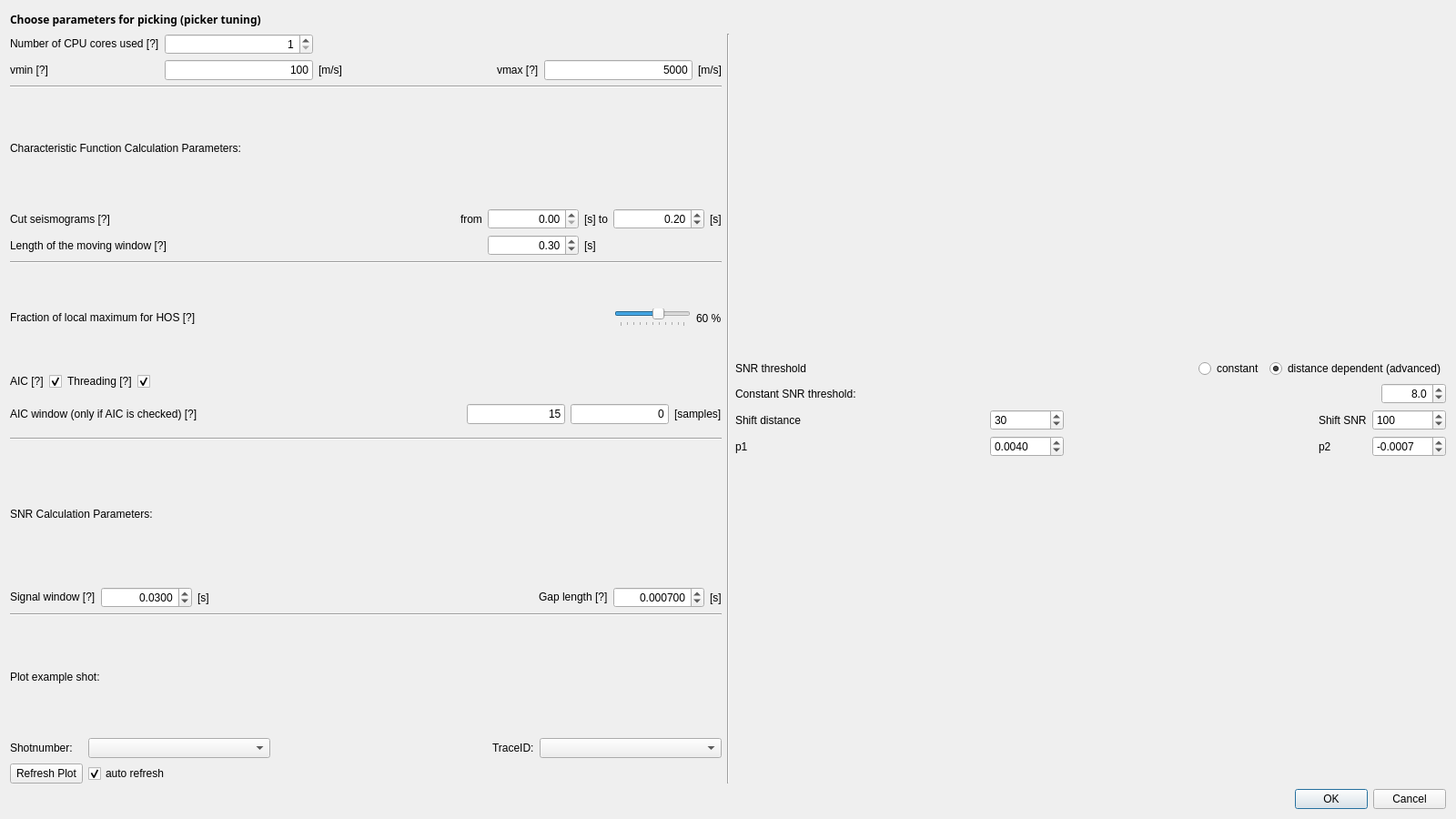
<?xml version="1.0" encoding="UTF-8"?>
<ui version="4.0">
 <class>picking_parameters</class>
 <widget class="QDialog" name="picking_parameters">
  <property name="geometry">
   <rect>
    <x>0</x>
    <y>0</y>
    <width>1600</width>
    <height>900</height>
   </rect>
  </property>
  <property name="minimumSize">
   <size>
    <width>640</width>
    <height>480</height>
   </size>
  </property>
  <property name="windowTitle">
   <string>Picking Parameters</string>
  </property>
  <layout class="QVBoxLayout" name="verticalLayout_3">
   <item>
    <widget class="QLabel" name="label_7">
     <property name="sizePolicy">
      <sizepolicy hsizetype="Preferred" vsizetype="Fixed">
       <horstretch>0</horstretch>
       <verstretch>0</verstretch>
      </sizepolicy>
     </property>
     <property name="minimumSize">
      <size>
       <width>0</width>
       <height>20</height>
      </size>
     </property>
     <property name="font">
      <font>
       <family>Sans Serif</family>
       <weight>75</weight>
       <bold>true</bold>
      </font>
     </property>
     <property name="text">
      <string>Choose parameters for picking (picker tuning)</string>
     </property>
    </widget>
   </item>
   <item>
    <layout class="QHBoxLayout" name="horizontalLayout" stretch="1,0,1">
     <item>
      <layout class="QVBoxLayout" name="verticalLayout_2" stretch="0,0,0,0,0,0,0,0,0,1">
       <item>
        <layout class="QGridLayout" name="gridLayout">
         <item row="1" column="3">
          <spacer name="horizontalSpacer_7">
           <property name="orientation">
            <enum>Qt::Horizontal</enum>
           </property>
           <property name="sizeHint" stdset="0">
            <size>
             <width>40</width>
             <height>20</height>
            </size>
           </property>
          </spacer>
         </item>
         <item row="0" column="1">
          <widget class="QSpinBox" name="ncores">
           <property name="minimumSize">
            <size>
             <width>0</width>
             <height>20</height>
            </size>
           </property>
           <property name="alignment">
            <set>Qt::AlignRight|Qt::AlignTrailing|Qt::AlignVCenter</set>
           </property>
           <property name="minimum">
            <number>1</number>
           </property>
           <property name="maximum">
            <number>10000</number>
           </property>
          </widget>
         </item>
         <item row="1" column="0">
          <widget class="QLabel" name="label_2">
           <property name="sizePolicy">
            <sizepolicy hsizetype="Preferred" vsizetype="Fixed">
             <horstretch>0</horstretch>
             <verstretch>0</verstretch>
            </sizepolicy>
           </property>
           <property name="minimumSize">
            <size>
             <width>0</width>
             <height>20</height>
            </size>
           </property>
           <property name="toolTip">
            <string>&lt;html&gt;&lt;head/&gt;&lt;body&gt;&lt;p&gt;Minimum permitted direct velocity (&lt;span style=&quot; font-weight:600;&quot;&gt;apparent&lt;/span&gt;&lt;span style=&quot; font-weight:600;&quot;&gt;velocity&lt;/span&gt; calculated on direct distance between source and receiver!).&lt;/p&gt;&lt;/body&gt;&lt;/html&gt;</string>
           </property>
           <property name="text">
            <string>vmin [?]</string>
           </property>
          </widget>
         </item>
         <item row="1" column="5">
          <widget class="QLineEdit" name="lineEdit_vmax">
           <property name="minimumSize">
            <size>
             <width>100</width>
             <height>20</height>
            </size>
           </property>
           <property name="text">
            <string>5000</string>
           </property>
           <property name="alignment">
            <set>Qt::AlignRight|Qt::AlignTrailing|Qt::AlignVCenter</set>
           </property>
          </widget>
         </item>
         <item row="1" column="6">
          <widget class="QLabel" name="label_20">
           <property name="minimumSize">
            <size>
             <width>0</width>
             <height>20</height>
            </size>
           </property>
           <property name="text">
            <string>[m/s]</string>
           </property>
          </widget>
         </item>
         <item row="1" column="4">
          <widget class="QLabel" name="label_3">
           <property name="sizePolicy">
            <sizepolicy hsizetype="Preferred" vsizetype="Fixed">
             <horstretch>0</horstretch>
             <verstretch>0</verstretch>
            </sizepolicy>
           </property>
           <property name="minimumSize">
            <size>
             <width>0</width>
             <height>20</height>
            </size>
           </property>
           <property name="toolTip">
            <string>&lt;html&gt;&lt;head/&gt;&lt;body&gt;&lt;p&gt;Maximum permitted direct velocity (&lt;span style=&quot; font-weight:600;&quot;&gt;apparent&lt;/span&gt;&lt;span style=&quot; font-weight:600;&quot;&gt;velocity&lt;/span&gt; calculated on direct distance between source and receiver!).&lt;/p&gt;&lt;/body&gt;&lt;/html&gt;</string>
           </property>
           <property name="text">
            <string>vmax [?]</string>
           </property>
          </widget>
         </item>
         <item row="1" column="2">
          <widget class="QLabel" name="label_19">
           <property name="minimumSize">
            <size>
             <width>0</width>
             <height>20</height>
            </size>
           </property>
           <property name="text">
            <string>[m/s]</string>
           </property>
          </widget>
         </item>
         <item row="0" column="0">
          <widget class="QLabel" name="label">
           <property name="sizePolicy">
            <sizepolicy hsizetype="Preferred" vsizetype="Fixed">
             <horstretch>0</horstretch>
             <verstretch>0</verstretch>
            </sizepolicy>
           </property>
           <property name="minimumSize">
            <size>
             <width>0</width>
             <height>20</height>
            </size>
           </property>
           <property name="toolTip">
            <string>&lt;html&gt;&lt;head/&gt;&lt;body&gt;&lt;p&gt;Amount of CPU kernels used/processes spawned for picking algorithm.&lt;/p&gt;&lt;/body&gt;&lt;/html&gt;</string>
           </property>
           <property name="text">
            <string>Number of CPU cores used [?]</string>
           </property>
          </widget>
         </item>
         <item row="1" column="1">
          <widget class="QLineEdit" name="lineEdit_vmin">
           <property name="minimumSize">
            <size>
             <width>100</width>
             <height>20</height>
            </size>
           </property>
           <property name="text">
            <string>100</string>
           </property>
           <property name="alignment">
            <set>Qt::AlignRight|Qt::AlignTrailing|Qt::AlignVCenter</set>
           </property>
          </widget>
         </item>
        </layout>
       </item>
       <item>
        <widget class="Line" name="line_2">
         <property name="orientation">
          <enum>Qt::Horizontal</enum>
         </property>
        </widget>
       </item>
       <item>
        <layout class="QVBoxLayout" name="verticalLayout_4">
         <item>
          <widget class="QLabel" name="label_15">
           <property name="sizePolicy">
            <sizepolicy hsizetype="Preferred" vsizetype="Minimum">
             <horstretch>0</horstretch>
             <verstretch>0</verstretch>
            </sizepolicy>
           </property>
           <property name="minimumSize">
            <size>
             <width>0</width>
             <height>20</height>
            </size>
           </property>
           <property name="text">
            <string>Characteristic Function Calculation Parameters:</string>
           </property>
          </widget>
         </item>
         <item>
          <layout class="QGridLayout" name="gridLayout_3">
           <item row="0" column="4">
            <widget class="QLabel" name="label_21">
             <property name="sizePolicy">
              <sizepolicy hsizetype="Fixed" vsizetype="Preferred">
               <horstretch>0</horstretch>
               <verstretch>0</verstretch>
              </sizepolicy>
             </property>
             <property name="minimumSize">
              <size>
               <width>0</width>
               <height>20</height>
              </size>
             </property>
             <property name="text">
              <string>[s] to</string>
             </property>
            </widget>
           </item>
           <item row="1" column="3">
            <widget class="QDoubleSpinBox" name="doubleSpinBox_tmovwind">
             <property name="minimumSize">
              <size>
               <width>0</width>
               <height>20</height>
              </size>
             </property>
             <property name="maximumSize">
              <size>
               <width>100</width>
               <height>16777215</height>
              </size>
             </property>
             <property name="alignment">
              <set>Qt::AlignRight|Qt::AlignTrailing|Qt::AlignVCenter</set>
             </property>
             <property name="decimals">
              <number>2</number>
             </property>
             <property name="minimum">
              <double>0.000000000000000</double>
             </property>
             <property name="maximum">
              <double>10000.000000000000000</double>
             </property>
             <property name="singleStep">
              <double>0.010000000000000</double>
             </property>
             <property name="value">
              <double>0.300000000000000</double>
             </property>
            </widget>
           </item>
           <item row="0" column="5">
            <widget class="QDoubleSpinBox" name="doubleSpinBox_cut_right">
             <property name="sizePolicy">
              <sizepolicy hsizetype="Fixed" vsizetype="Fixed">
               <horstretch>0</horstretch>
               <verstretch>0</verstretch>
              </sizepolicy>
             </property>
             <property name="minimumSize">
              <size>
               <width>100</width>
               <height>20</height>
              </size>
             </property>
             <property name="maximumSize">
              <size>
               <width>100</width>
               <height>16777215</height>
              </size>
             </property>
             <property name="alignment">
              <set>Qt::AlignRight|Qt::AlignTrailing|Qt::AlignVCenter</set>
             </property>
             <property name="decimals">
              <number>2</number>
             </property>
             <property name="minimum">
              <double>0.000000000000000</double>
             </property>
             <property name="maximum">
              <double>10000.000000000000000</double>
             </property>
             <property name="singleStep">
              <double>0.010000000000000</double>
             </property>
             <property name="value">
              <double>0.200000000000000</double>
             </property>
            </widget>
           </item>
           <item row="0" column="2">
            <widget class="QLabel" name="label_29">
             <property name="sizePolicy">
              <sizepolicy hsizetype="Fixed" vsizetype="Preferred">
               <horstretch>0</horstretch>
               <verstretch>0</verstretch>
              </sizepolicy>
             </property>
             <property name="minimumSize">
              <size>
               <width>0</width>
               <height>20</height>
              </size>
             </property>
             <property name="text">
              <string>from</string>
             </property>
            </widget>
           </item>
           <item row="0" column="0">
            <widget class="QLabel" name="label_16">
             <property name="minimumSize">
              <size>
               <width>0</width>
               <height>20</height>
              </size>
             </property>
             <property name="toolTip">
              <string>&lt;html&gt;&lt;head/&gt;&lt;body&gt;&lt;p&gt;Take only a part of the trace from [...] to [...] seconds.&lt;/p&gt;&lt;/body&gt;&lt;/html&gt;</string>
             </property>
             <property name="text">
              <string>Cut seismograms [?]</string>
             </property>
            </widget>
           </item>
           <item row="1" column="0">
            <widget class="QLabel" name="label_23">
             <property name="minimumSize">
              <size>
               <width>0</width>
               <height>20</height>
              </size>
             </property>
             <property name="toolTip">
              <string>&lt;html&gt;&lt;head/&gt;&lt;body&gt;&lt;p&gt;Length of the moving window used for calculation of the characteristic function.&lt;/p&gt;&lt;/body&gt;&lt;/html&gt;</string>
             </property>
             <property name="text">
              <string>Length of the moving window [?]</string>
             </property>
            </widget>
           </item>
           <item row="0" column="6">
            <widget class="QLabel" name="label_22">
             <property name="sizePolicy">
              <sizepolicy hsizetype="Fixed" vsizetype="Preferred">
               <horstretch>0</horstretch>
               <verstretch>0</verstretch>
              </sizepolicy>
             </property>
             <property name="minimumSize">
              <size>
               <width>0</width>
               <height>20</height>
              </size>
             </property>
             <property name="text">
              <string>[s]</string>
             </property>
            </widget>
           </item>
           <item row="0" column="3">
            <widget class="QDoubleSpinBox" name="doubleSpinBox_cut_left">
             <property name="sizePolicy">
              <sizepolicy hsizetype="Fixed" vsizetype="Fixed">
               <horstretch>0</horstretch>
               <verstretch>0</verstretch>
              </sizepolicy>
             </property>
             <property name="minimumSize">
              <size>
               <width>100</width>
               <height>20</height>
              </size>
             </property>
             <property name="maximumSize">
              <size>
               <width>100</width>
               <height>16777215</height>
              </size>
             </property>
             <property name="alignment">
              <set>Qt::AlignRight|Qt::AlignTrailing|Qt::AlignVCenter</set>
             </property>
             <property name="decimals">
              <number>2</number>
             </property>
             <property name="minimum">
              <double>0.000000000000000</double>
             </property>
             <property name="maximum">
              <double>10000.000000000000000</double>
             </property>
             <property name="singleStep">
              <double>0.010000000000000</double>
             </property>
             <property name="value">
              <double>0.000000000000000</double>
             </property>
            </widget>
           </item>
           <item row="1" column="4">
            <widget class="QLabel" name="label_24">
             <property name="minimumSize">
              <size>
               <width>0</width>
               <height>20</height>
              </size>
             </property>
             <property name="text">
              <string>[s]</string>
             </property>
            </widget>
           </item>
           <item row="0" column="1">
            <spacer name="horizontalSpacer_9">
             <property name="orientation">
              <enum>Qt::Horizontal</enum>
             </property>
             <property name="sizeHint" stdset="0">
              <size>
               <width>40</width>
               <height>20</height>
              </size>
             </property>
            </spacer>
           </item>
          </layout>
         </item>
        </layout>
       </item>
       <item>
        <widget class="Line" name="line_3">
         <property name="orientation">
          <enum>Qt::Horizontal</enum>
         </property>
        </widget>
       </item>
       <item>
        <layout class="QGridLayout" name="gridLayout_7">
         <item row="0" column="0">
          <layout class="QHBoxLayout" name="horizontalLayout_2">
           <item>
            <widget class="QLabel" name="label_4">
             <property name="sizePolicy">
              <sizepolicy hsizetype="Preferred" vsizetype="Fixed">
               <horstretch>0</horstretch>
               <verstretch>0</verstretch>
              </sizepolicy>
             </property>
             <property name="minimumSize">
              <size>
               <width>0</width>
               <height>20</height>
              </size>
             </property>
             <property name="toolTip">
              <string>Value between 1 and 100 % for threshold picking algorithm (Default = 60%).</string>
             </property>
             <property name="text">
              <string>Fraction of local maximum for HOS [?]</string>
             </property>
            </widget>
           </item>
           <item>
            <spacer name="horizontalSpacer_10">
             <property name="orientation">
              <enum>Qt::Horizontal</enum>
             </property>
             <property name="sizeHint" stdset="0">
              <size>
               <width>40</width>
               <height>20</height>
              </size>
             </property>
            </spacer>
           </item>
           <item>
            <layout class="QHBoxLayout" name="horizontalLayout_11">
             <item>
              <widget class="QSlider" name="slider_folm">
               <property name="sizePolicy">
                <sizepolicy hsizetype="Fixed" vsizetype="Fixed">
                 <horstretch>0</horstretch>
                 <verstretch>0</verstretch>
                </sizepolicy>
               </property>
               <property name="minimumSize">
                <size>
                 <width>0</width>
                 <height>20</height>
                </size>
               </property>
               <property name="minimum">
                <number>1</number>
               </property>
               <property name="maximum">
                <number>100</number>
               </property>
               <property name="value">
                <number>60</number>
               </property>
               <property name="orientation">
                <enum>Qt::Horizontal</enum>
               </property>
               <property name="tickPosition">
                <enum>QSlider::TicksBelow</enum>
               </property>
               <property name="tickInterval">
                <number>10</number>
               </property>
              </widget>
             </item>
             <item>
              <widget class="QLabel" name="label_folm">
               <property name="minimumSize">
                <size>
                 <width>0</width>
                 <height>20</height>
                </size>
               </property>
               <property name="text">
                <string>60 %</string>
               </property>
               <property name="alignment">
                <set>Qt::AlignLeading|Qt::AlignLeft|Qt::AlignVCenter</set>
               </property>
              </widget>
             </item>
            </layout>
           </item>
          </layout>
         </item>
         <item row="2" column="0">
          <layout class="QGridLayout" name="gridLayout_4">
           <item row="0" column="1">
            <layout class="QGridLayout" name="gridLayout_5" columnstretch="1,0,0">
             <item row="0" column="2">
              <widget class="QLineEdit" name="lineEdit_aicright">
               <property name="minimumSize">
                <size>
                 <width>0</width>
                 <height>20</height>
                </size>
               </property>
               <property name="text">
                <string>0</string>
               </property>
               <property name="alignment">
                <set>Qt::AlignRight|Qt::AlignTrailing|Qt::AlignVCenter</set>
               </property>
              </widget>
             </item>
             <item row="0" column="1">
              <widget class="QLineEdit" name="lineEdit_aicleft">
               <property name="minimumSize">
                <size>
                 <width>0</width>
                 <height>20</height>
                </size>
               </property>
               <property name="text">
                <string>15</string>
               </property>
               <property name="alignment">
                <set>Qt::AlignRight|Qt::AlignTrailing|Qt::AlignVCenter</set>
               </property>
              </widget>
             </item>
             <item row="0" column="0">
              <spacer name="horizontalSpacer">
               <property name="orientation">
                <enum>Qt::Horizontal</enum>
               </property>
               <property name="sizeHint" stdset="0">
                <size>
                 <width>40</width>
                 <height>20</height>
                </size>
               </property>
              </spacer>
             </item>
            </layout>
           </item>
           <item row="0" column="2">
            <widget class="QLabel" name="label_30">
             <property name="sizePolicy">
              <sizepolicy hsizetype="Preferred" vsizetype="Preferred">
               <horstretch>0</horstretch>
               <verstretch>0</verstretch>
              </sizepolicy>
             </property>
             <property name="minimumSize">
              <size>
               <width>0</width>
               <height>40</height>
              </size>
             </property>
             <property name="toolTip">
              <string>Samples before and after initial HOS pick.</string>
             </property>
             <property name="text">
              <string>[samples]</string>
             </property>
            </widget>
           </item>
           <item row="0" column="0">
            <widget class="QLabel" name="label_6">
             <property name="sizePolicy">
              <sizepolicy hsizetype="Preferred" vsizetype="Preferred">
               <horstretch>0</horstretch>
               <verstretch>0</verstretch>
              </sizepolicy>
             </property>
             <property name="minimumSize">
              <size>
               <width>0</width>
               <height>40</height>
              </size>
             </property>
             <property name="toolTip">
              <string>Samples before and after initial HOS pick.</string>
             </property>
             <property name="text">
              <string>AIC window (only if AIC is checked) [?]</string>
             </property>
            </widget>
           </item>
          </layout>
         </item>
         <item row="1" column="0">
          <layout class="QGridLayout" name="gridLayout_6">
           <item row="0" column="0">
            <widget class="QLabel" name="label_5">
             <property name="sizePolicy">
              <sizepolicy hsizetype="Preferred" vsizetype="Fixed">
               <horstretch>0</horstretch>
               <verstretch>0</verstretch>
              </sizepolicy>
             </property>
             <property name="minimumSize">
              <size>
               <width>0</width>
               <height>20</height>
              </size>
             </property>
             <property name="toolTip">
              <string>Use additional Akaike Information Criterion for picking.</string>
             </property>
             <property name="text">
              <string>AIC [?]</string>
             </property>
            </widget>
           </item>
           <item row="0" column="4">
            <spacer name="horizontalSpacer_3">
             <property name="orientation">
              <enum>Qt::Horizontal</enum>
             </property>
             <property name="sizeHint" stdset="0">
              <size>
               <width>40</width>
               <height>20</height>
              </size>
             </property>
            </spacer>
           </item>
           <item row="0" column="1">
            <widget class="QCheckBox" name="checkBox_AIC">
             <property name="minimumSize">
              <size>
               <width>0</width>
               <height>20</height>
              </size>
             </property>
             <property name="text">
              <string/>
             </property>
             <property name="checked">
              <bool>true</bool>
             </property>
            </widget>
           </item>
           <item row="0" column="3">
            <widget class="QCheckBox" name="checkBox_threading">
             <property name="minimumSize">
              <size>
               <width>0</width>
               <height>20</height>
              </size>
             </property>
             <property name="text">
              <string/>
             </property>
             <property name="checked">
              <bool>true</bool>
             </property>
            </widget>
           </item>
           <item row="0" column="2">
            <widget class="QLabel" name="label_14">
             <property name="minimumSize">
              <size>
               <width>0</width>
               <height>20</height>
              </size>
             </property>
             <property name="toolTip">
              <string>&lt;html&gt;&lt;head/&gt;&lt;body&gt;&lt;p&gt;Generate a QThread object for the autopicker, preventing the GUI from freezing.&lt;/p&gt;&lt;p&gt;Recommended to activate this, but can be deactivated in case multiprocessing does not work properly.&lt;/p&gt;&lt;/body&gt;&lt;/html&gt;</string>
             </property>
             <property name="text">
              <string>Threading [?]</string>
             </property>
            </widget>
           </item>
          </layout>
         </item>
        </layout>
       </item>
       <item>
        <widget class="Line" name="line_5">
         <property name="orientation">
          <enum>Qt::Horizontal</enum>
         </property>
        </widget>
       </item>
       <item>
        <layout class="QVBoxLayout" name="verticalLayout">
         <item>
          <widget class="QLabel" name="label_18">
           <property name="minimumSize">
            <size>
             <width>0</width>
             <height>20</height>
            </size>
           </property>
           <property name="text">
            <string>SNR Calculation Parameters:</string>
           </property>
          </widget>
         </item>
         <item>
          <layout class="QGridLayout" name="gridLayout_8">
           <item row="0" column="0">
            <widget class="QLabel" name="label_26">
             <property name="sizePolicy">
              <sizepolicy hsizetype="Preferred" vsizetype="Fixed">
               <horstretch>0</horstretch>
               <verstretch>0</verstretch>
              </sizepolicy>
             </property>
             <property name="minimumSize">
              <size>
               <width>0</width>
               <height>20</height>
              </size>
             </property>
             <property name="toolTip">
              <string>&lt;html&gt;&lt;head/&gt;&lt;body&gt;&lt;p&gt;Estimated, average length of the awaited signal for SNR calculation.&lt;/p&gt;&lt;/body&gt;&lt;/html&gt;</string>
             </property>
             <property name="text">
              <string>Signal window [?]</string>
             </property>
            </widget>
           </item>
           <item row="0" column="3">
            <spacer name="horizontalSpacer_5">
             <property name="orientation">
              <enum>Qt::Horizontal</enum>
             </property>
             <property name="sizeHint" stdset="0">
              <size>
               <width>40</width>
               <height>20</height>
              </size>
             </property>
            </spacer>
           </item>
           <item row="0" column="2">
            <widget class="QLabel" name="label_25">
             <property name="minimumSize">
              <size>
               <width>0</width>
               <height>20</height>
              </size>
             </property>
             <property name="text">
              <string>[s]</string>
             </property>
            </widget>
           </item>
           <item row="0" column="6">
            <widget class="QLabel" name="label_28">
             <property name="minimumSize">
              <size>
               <width>0</width>
               <height>20</height>
              </size>
             </property>
             <property name="text">
              <string>[s]</string>
             </property>
            </widget>
           </item>
           <item row="0" column="1">
            <widget class="QDoubleSpinBox" name="doubleSpinBox_tsignal">
             <property name="minimumSize">
              <size>
               <width>100</width>
               <height>20</height>
              </size>
             </property>
             <property name="maximumSize">
              <size>
               <width>100</width>
               <height>16777215</height>
              </size>
             </property>
             <property name="alignment">
              <set>Qt::AlignRight|Qt::AlignTrailing|Qt::AlignVCenter</set>
             </property>
             <property name="decimals">
              <number>4</number>
             </property>
             <property name="minimum">
              <double>0.000000000000000</double>
             </property>
             <property name="maximum">
              <double>10000.000000000000000</double>
             </property>
             <property name="singleStep">
              <double>0.000100000000000</double>
             </property>
             <property name="value">
              <double>0.030000000000000</double>
             </property>
            </widget>
           </item>
           <item row="0" column="4">
            <widget class="QLabel" name="label_27">
             <property name="sizePolicy">
              <sizepolicy hsizetype="Preferred" vsizetype="Fixed">
               <horstretch>0</horstretch>
               <verstretch>0</verstretch>
              </sizepolicy>
             </property>
             <property name="minimumSize">
              <size>
               <width>0</width>
               <height>20</height>
              </size>
             </property>
             <property name="toolTip">
              <string>&lt;html&gt;&lt;head/&gt;&lt;body&gt;&lt;p&gt;Length of the safety gap between signal and noise window for SNR calculation.&lt;/p&gt;&lt;/body&gt;&lt;/html&gt;</string>
             </property>
             <property name="text">
              <string>Gap length [?]</string>
             </property>
            </widget>
           </item>
           <item row="0" column="5">
            <widget class="QDoubleSpinBox" name="doubleSpinBox_tgap">
             <property name="minimumSize">
              <size>
               <width>100</width>
               <height>20</height>
              </size>
             </property>
             <property name="maximumSize">
              <size>
               <width>100</width>
               <height>16777215</height>
              </size>
             </property>
             <property name="alignment">
              <set>Qt::AlignRight|Qt::AlignTrailing|Qt::AlignVCenter</set>
             </property>
             <property name="decimals">
              <number>6</number>
             </property>
             <property name="minimum">
              <double>0.000000000000000</double>
             </property>
             <property name="maximum">
              <double>10000.000000000000000</double>
             </property>
             <property name="singleStep">
              <double>0.000001000000000</double>
             </property>
             <property name="value">
              <double>0.000700000000000</double>
             </property>
            </widget>
           </item>
          </layout>
         </item>
        </layout>
       </item>
       <item>
        <widget class="Line" name="line">
         <property name="orientation">
          <enum>Qt::Horizontal</enum>
         </property>
        </widget>
       </item>
       <item>
        <layout class="QVBoxLayout" name="verticalLayout_7">
         <item>
          <widget class="QLabel" name="label_31">
           <property name="minimumSize">
            <size>
             <width>0</width>
             <height>20</height>
            </size>
           </property>
           <property name="text">
            <string>Plot example shot:</string>
           </property>
          </widget>
         </item>
         <item>
          <layout class="QGridLayout" name="gridLayout_9">
           <item row="1" column="0">
            <widget class="QPushButton" name="pushButton_refreshPlot">
             <property name="text">
              <string>Refresh Plot</string>
             </property>
            </widget>
           </item>
           <item row="0" column="2">
            <spacer name="horizontalSpacer_2">
             <property name="orientation">
              <enum>Qt::Horizontal</enum>
             </property>
             <property name="sizeHint" stdset="0">
              <size>
               <width>40</width>
               <height>20</height>
              </size>
             </property>
            </spacer>
           </item>
           <item row="0" column="1">
            <widget class="QComboBox" name="comboBox_shots">
             <property name="minimumSize">
              <size>
               <width>200</width>
               <height>0</height>
              </size>
             </property>
            </widget>
           </item>
           <item row="0" column="3">
            <widget class="QLabel" name="label_32">
             <property name="text">
              <string>TraceID:</string>
             </property>
            </widget>
           </item>
           <item row="0" column="0">
            <widget class="QLabel" name="label_17">
             <property name="text">
              <string>Shotnumber:</string>
             </property>
            </widget>
           </item>
           <item row="0" column="4">
            <widget class="QComboBox" name="comboBox_traces">
             <property name="minimumSize">
              <size>
               <width>200</width>
               <height>0</height>
              </size>
             </property>
            </widget>
           </item>
           <item row="1" column="1">
            <widget class="QCheckBox" name="checkBox_auto_refresh">
             <property name="text">
              <string>auto refresh</string>
             </property>
             <property name="checked">
              <bool>true</bool>
             </property>
            </widget>
           </item>
          </layout>
         </item>
        </layout>
       </item>
       <item>
        <layout class="QVBoxLayout" name="verticalLayout_trace_plot"/>
       </item>
      </layout>
     </item>
     <item>
      <widget class="Line" name="line_4">
       <property name="orientation">
        <enum>Qt::Vertical</enum>
       </property>
      </widget>
     </item>
     <item>
      <layout class="QVBoxLayout" name="verticalLayout_5" stretch="0,1">
       <item>
        <layout class="QVBoxLayout" name="verticalLayout_snr" stretch="1,1,2">
         <item>
          <layout class="QHBoxLayout" name="horizontalLayout_9" stretch="1,0,0">
           <item>
            <widget class="QLabel" name="label_8">
             <property name="minimumSize">
              <size>
               <width>0</width>
               <height>20</height>
              </size>
             </property>
             <property name="text">
              <string>SNR threshold</string>
             </property>
            </widget>
           </item>
           <item>
            <widget class="QRadioButton" name="radioButton_const">
             <property name="minimumSize">
              <size>
               <width>0</width>
               <height>20</height>
              </size>
             </property>
             <property name="text">
              <string>constant</string>
             </property>
             <property name="checked">
              <bool>false</bool>
             </property>
            </widget>
           </item>
           <item>
            <widget class="QRadioButton" name="radioButton_dyn">
             <property name="minimumSize">
              <size>
               <width>0</width>
               <height>20</height>
              </size>
             </property>
             <property name="text">
              <string>distance dependent (advanced)</string>
             </property>
             <property name="checked">
              <bool>true</bool>
             </property>
            </widget>
           </item>
          </layout>
         </item>
         <item>
          <layout class="QHBoxLayout" name="horizontalLayout_10" stretch="1,1,0">
           <item>
            <widget class="QLabel" name="label_13">
             <property name="minimumSize">
              <size>
               <width>0</width>
               <height>20</height>
              </size>
             </property>
             <property name="text">
              <string>Constant SNR threshold:</string>
             </property>
            </widget>
           </item>
           <item>
            <spacer name="horizontalSpacer_15">
             <property name="orientation">
              <enum>Qt::Horizontal</enum>
             </property>
             <property name="sizeHint" stdset="0">
              <size>
               <width>40</width>
               <height>20</height>
              </size>
             </property>
            </spacer>
           </item>
           <item>
            <widget class="QDoubleSpinBox" name="doubleSpinBox_constSNR">
             <property name="minimumSize">
              <size>
               <width>0</width>
               <height>20</height>
              </size>
             </property>
             <property name="maximumSize">
              <size>
               <width>100</width>
               <height>16777215</height>
              </size>
             </property>
             <property name="alignment">
              <set>Qt::AlignRight|Qt::AlignTrailing|Qt::AlignVCenter</set>
             </property>
             <property name="decimals">
              <number>1</number>
             </property>
             <property name="minimum">
              <double>1.000000000000000</double>
             </property>
             <property name="maximum">
              <double>10000.000000000000000</double>
             </property>
             <property name="singleStep">
              <double>0.100000000000000</double>
             </property>
             <property name="value">
              <double>8.000000000000000</double>
             </property>
            </widget>
           </item>
          </layout>
         </item>
         <item>
          <layout class="QGridLayout" name="gridLayout_2" columnstretch="1,0,1,0,0">
           <item row="0" column="2">
            <spacer name="horizontalSpacer_13">
             <property name="orientation">
              <enum>Qt::Horizontal</enum>
             </property>
             <property name="sizeHint" stdset="0">
              <size>
               <width>40</width>
               <height>20</height>
              </size>
             </property>
            </spacer>
           </item>
           <item row="0" column="0">
            <widget class="QLabel" name="label_9">
             <property name="minimumSize">
              <size>
               <width>0</width>
               <height>20</height>
              </size>
             </property>
             <property name="text">
              <string>Shift distance</string>
             </property>
            </widget>
           </item>
           <item row="1" column="0">
            <widget class="QLabel" name="label_10">
             <property name="minimumSize">
              <size>
               <width>0</width>
               <height>20</height>
              </size>
             </property>
             <property name="text">
              <string>p1</string>
             </property>
            </widget>
           </item>
           <item row="1" column="1">
            <widget class="QDoubleSpinBox" name="p1">
             <property name="minimumSize">
              <size>
               <width>0</width>
               <height>20</height>
              </size>
             </property>
             <property name="decimals">
              <number>4</number>
             </property>
             <property name="minimum">
              <double>-100.000000000000000</double>
             </property>
             <property name="maximum">
              <double>100.000000000000000</double>
             </property>
             <property name="singleStep">
              <double>0.000100000000000</double>
             </property>
             <property name="value">
              <double>0.004000000000000</double>
             </property>
            </widget>
           </item>
           <item row="0" column="3">
            <widget class="QLabel" name="label_11">
             <property name="minimumSize">
              <size>
               <width>0</width>
               <height>20</height>
              </size>
             </property>
             <property name="text">
              <string>Shift SNR</string>
             </property>
            </widget>
           </item>
           <item row="1" column="3">
            <widget class="QLabel" name="label_12">
             <property name="minimumSize">
              <size>
               <width>0</width>
               <height>20</height>
              </size>
             </property>
             <property name="text">
              <string>p2</string>
             </property>
            </widget>
           </item>
           <item row="1" column="4">
            <widget class="QDoubleSpinBox" name="p2">
             <property name="minimumSize">
              <size>
               <width>0</width>
               <height>20</height>
              </size>
             </property>
             <property name="decimals">
              <number>4</number>
             </property>
             <property name="minimum">
              <double>-100.000000000000000</double>
             </property>
             <property name="maximum">
              <double>100.000000000000000</double>
             </property>
             <property name="singleStep">
              <double>0.000100000000000</double>
             </property>
             <property name="value">
              <double>-0.000700000000000</double>
             </property>
            </widget>
           </item>
           <item row="0" column="1">
            <widget class="QSpinBox" name="shift_dist">
             <property name="minimumSize">
              <size>
               <width>0</width>
               <height>20</height>
              </size>
             </property>
             <property name="minimum">
              <number>-10000</number>
             </property>
             <property name="maximum">
              <number>10000</number>
             </property>
             <property name="value">
              <number>30</number>
             </property>
            </widget>
           </item>
           <item row="0" column="4">
            <widget class="QSpinBox" name="shift_snr">
             <property name="minimumSize">
              <size>
               <width>0</width>
               <height>20</height>
              </size>
             </property>
             <property name="minimum">
              <number>-10000</number>
             </property>
             <property name="maximum">
              <number>10000</number>
             </property>
             <property name="value">
              <number>100</number>
             </property>
            </widget>
           </item>
          </layout>
         </item>
        </layout>
       </item>
       <item>
        <layout class="QVBoxLayout" name="vlayout_plot"/>
       </item>
      </layout>
     </item>
    </layout>
   </item>
   <item>
    <layout class="QHBoxLayout" name="horizontalLayout_14" stretch="1,0,0">
     <item>
      <spacer name="horizontalSpacer_6">
       <property name="orientation">
        <enum>Qt::Horizontal</enum>
       </property>
       <property name="sizeHint" stdset="0">
        <size>
         <width>40</width>
         <height>20</height>
        </size>
       </property>
      </spacer>
     </item>
     <item>
      <widget class="QLabel" name="label_eta">
       <property name="text">
        <string/>
       </property>
      </widget>
     </item>
     <item>
      <widget class="QDialogButtonBox" name="buttonBox">
       <property name="orientation">
        <enum>Qt::Horizontal</enum>
       </property>
       <property name="standardButtons">
        <set>QDialogButtonBox::Cancel|QDialogButtonBox::Ok</set>
       </property>
      </widget>
     </item>
    </layout>
   </item>
  </layout>
 </widget>
 <resources/>
 <connections>
  <connection>
   <sender>buttonBox</sender>
   <signal>accepted()</signal>
   <receiver>picking_parameters</receiver>
   <slot>accept()</slot>
   <hints>
    <hint type="sourcelabel">
     <x>248</x>
     <y>254</y>
    </hint>
    <hint type="destinationlabel">
     <x>157</x>
     <y>274</y>
    </hint>
   </hints>
  </connection>
  <connection>
   <sender>buttonBox</sender>
   <signal>rejected()</signal>
   <receiver>picking_parameters</receiver>
   <slot>reject()</slot>
   <hints>
    <hint type="sourcelabel">
     <x>316</x>
     <y>260</y>
    </hint>
    <hint type="destinationlabel">
     <x>286</x>
     <y>274</y>
    </hint>
   </hints>
  </connection>
 </connections>
</ui>
